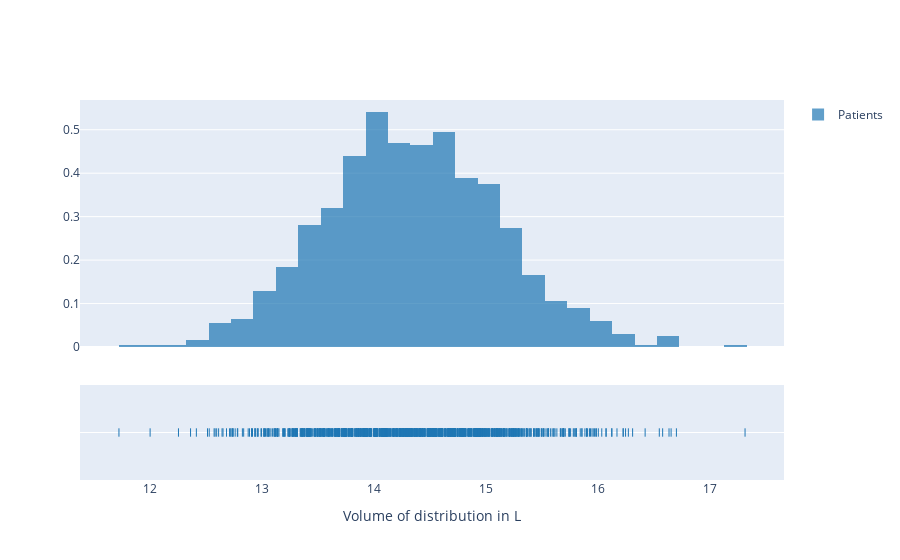
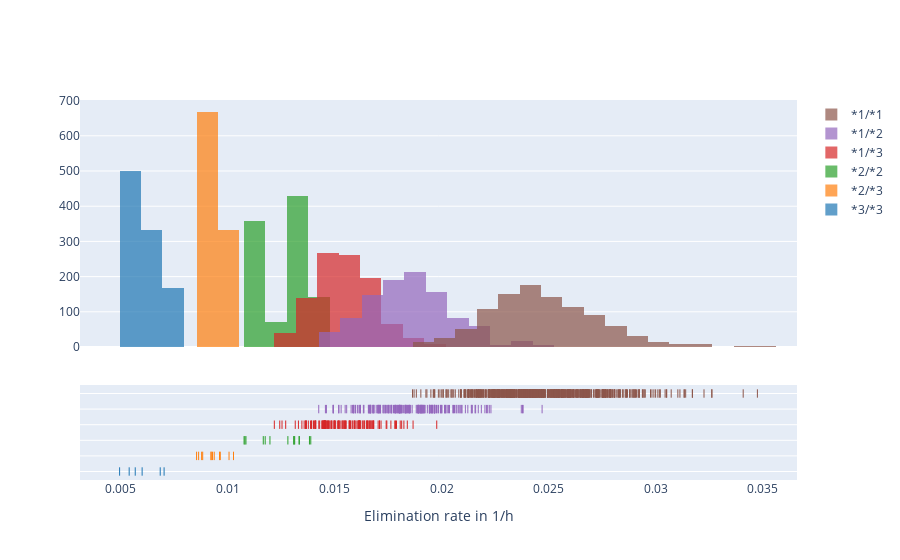
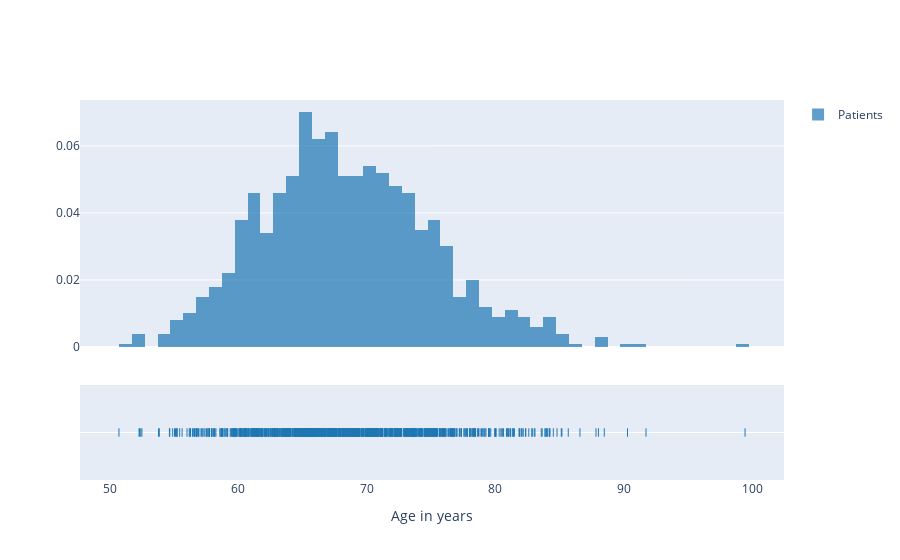
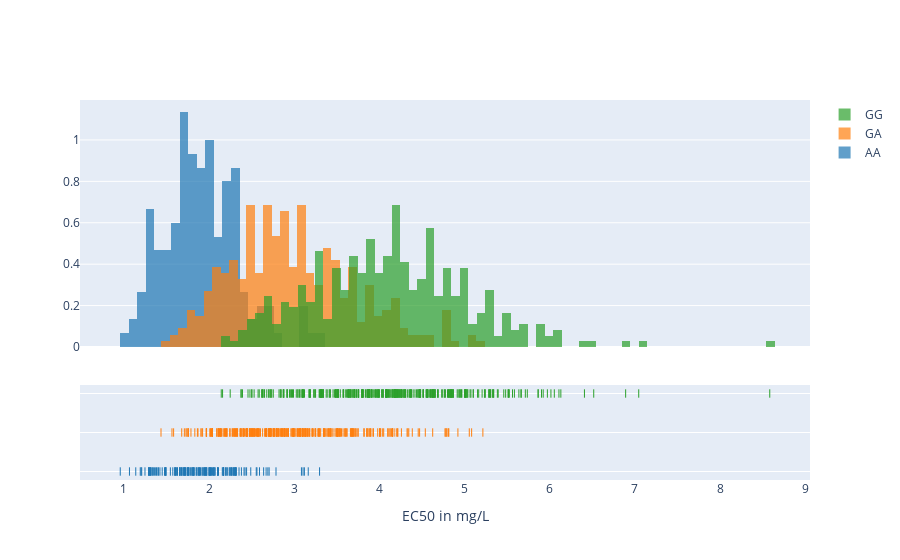

Notebook cell for these charts, in order:
### Markdown cell above
### Visualise demographic data

### Code cell
# Plot volume of distribution
fig = ff.create_distplot(
    [psi[:, 4]], ['Patients'], bin_size=.2, show_hist=True,
    show_curve=False)
fig.update_layout(xaxis_title='Volume of distribution in L')
fig.show()

# Plot clearance
n_1 = n_cyp2p9_33
n_2 = n_cyp2p9_33 + n_cyp2p9_23
n_3 = n_cyp2p9_33 + n_cyp2p9_23 + n_cyp2p9_22
n_4 = n_cyp2p9_33 + n_cyp2p9_23 + n_cyp2p9_22 + n_cyp2p9_13
n_5 = n_cyp2p9_33 + n_cyp2p9_23 + n_cyp2p9_22 + n_cyp2p9_13 + n_cyp2p9_12
fig = ff.create_distplot(
    [
        psi[:n_1, 0],
        psi[n_1:n_2, 0],
        psi[n_2:n_3, 0],
        psi[n_3:n_4, 0],
        psi[n_4:n_5, 0],
        psi[n_5:, 0]
    ],
    ['*3/*3', '*2/*3', '*2/*2', '*1/*3', '*1/*2', '*1/*1'], bin_size=.001,
    show_hist=True, show_curve=False)
fig.update_layout(xaxis_title='Elimination rate in 1/h')
fig.show()

# Plot age distribution
fig = ff.create_distplot(
    [covariates[:, 1]], ['Patients'], show_hist=True,
    show_curve=False)
fig.update_layout(xaxis_title='Age in years')
fig.show()

# Plot EC50
fig = ff.create_distplot(
    [
        psi[:n_vkorc1_AA, 1],
        psi[n_vkorc1_AA:n_vkorc1_GA, 1],
        psi[n_vkorc1_AA+n_vkorc1_GA:, 1]
    ],
    ['AA', 'GA', 'GG'], bin_size=.1, show_hist=True, show_curve=False)
fig.update_layout(xaxis_title='EC50 in mg/L')
fig.show()

### Figure 1 — Plotly figure (JSON) as saved in the notebook; plotly's stock layout.template omitted (floating-point values rounded to 4 significant figures; data arrays with more than 128 entries replaced by an {"elided": "..."} marker saying what was removed)
{"data": [{"autobinx": false, "histnorm": "probability density", "legendgroup": "Patients", "marker": {"color": "rgb(31, 119, 180)"}, "name": "Patients", "opacity": 0.7, "type": "histogram", "x": {"elided": "1000 float values"}, "xaxis": "x", "xbins": {"end": 17.31, "size": 0.2, "start": 11.72}, "yaxis": "y"}, {"legendgroup": "Patients", "marker": {"color": "rgb(31, 119, 180)", "symbol": "line-ns-open"}, "mode": "markers", "name": "Patients", "showlegend": false, "type": "scatter", "x": {"elided": "1000 float values"}, "xaxis": "x", "y": {"elided": "1000 str values"}, "yaxis": "y2"}], "layout": {"barmode": "overlay", "hovermode": "closest", "legend": {"traceorder": "reversed"}, "xaxis": {"anchor": "y2", "domain": [0, 1], "title": {"text": "Volume of distribution in L"}, "zeroline": false}, "yaxis": {"anchor": "free", "domain": [0.35, 1], "position": 0}, "yaxis2": {"anchor": "x", "domain": [0, 0.25], "dtick": 1, "showticklabels": false}}}

### Figure 2 — Plotly figure (JSON) as saved in the notebook; plotly's stock layout.template omitted (floating-point values rounded to 4 significant figures; data arrays with more than 128 entries replaced by an {"elided": "..."} marker saying what was removed)
{"data": [{"autobinx": false, "histnorm": "probability density", "legendgroup": "*3/*3", "marker": {"color": "rgb(31, 119, 180)"}, "name": "*3/*3", "opacity": 0.7, "type": "histogram", "x": [0.006008, 0.005403, 0.005686, 0.004956, 0.006854, 0.007035], "xaxis": "x", "xbins": {"end": 0.007035, "size": 0.001, "start": 0.004956}, "yaxis": "y"}, {"autobinx": false, "histnorm": "probability density", "legendgroup": "*2/*3", "marker": {"color": "rgb(255, 127, 14)"}, "name": "*2/*3", "opacity": 0.7, "type": "histogram", "x": [0.008838, 0.01028, 0.00966, 0.009297, 0.009625, 0.009376, 0.008788, 0.008551, 0.009223, 0.009237, 0.01007, 0.008647], "xaxis": "x", "xbins": {"end": 0.01028, "size": 0.001, "start": 0.008551}, "yaxis": "y"}, {"autobinx": false, "histnorm": "probability density", "legendgroup": "*2/*2", "marker": {"color": "rgb(44, 160, 44)"}, "name": "*2/*2", "opacity": 0.7, "type": "histogram", "x": [0.01335, 0.01176, 0.01282, 0.01314, 0.01334, 0.0131, 0.01167, 0.01389, 0.01383, 0.01081, 0.01086, 0.01077, 0.0131, 0.01198], "xaxis": "x", "xbins": {"end": 0.01389, "size": 0.001, "start": 0.01077}, "yaxis": "y"}, {"autobinx": false, "histnorm": "probability density", "legendgroup": "*1/*3", "marker": {"color": "rgb(214, 39, 40)"}, "name": "*1/*3", "opacity": 0.7, "type": "histogram", "x": [0.01638, 0.01683, 0.01629, 0.01633, 0.01545, 0.0155, 0.01316, 0.01485, 0.01568, 0.01807, 0.01364, 0.01411, 0.0144, 0.01681, 0.01513, 0.01763, 0.01347, 0.0171, 0.01651, 0.01377, 0.01539, 0.01813, 0.01493, 0.01676, 0.01867, 0.01648, 0.0154, 0.01272, 0.0161, 0.0152, 0.0153, 0.01475, 0.01653, 0.0143, 0.01392, 0.01218, 0.01682, 0.01473, 0.01784, 0.01609, 0.01504, 0.01703, 0.01592, 0.01407, 0.01443, 0.01824, 0.01657, 0.01671, 0.0162, 0.01486, 0.01617, 0.01545, 0.0145, 0.01466, 0.01463, 0.01522, 0.01639, 0.01519, 0.0171, 0.01458, 0.01582, 0.01444, 0.015, 0.01575, 0.01501, 0.01412, 0.01453, 0.0152, 0.01393, 0.01456, 0.01569, 0.01741, 0.01618, 0.01977, 0.01554, 0.01483, 0.0184, 0.01358, 0.01666, 0.01448, 0.01613, 0.01244, 0.01592, 0.01595, 0.01366, 0.01717, 0.01618, 0.01459, 0.01452, 0.01551, 0.01662, 0.01665, 0.01676, 0.01387, 0.01456, 0.0145, 0.01254, 0.01405, 0.01498, 0.0157, 0.01744, 0.01426, 0.01616, 0.01498, 0.01781, 0.01468, 0.016, 0.01401, 0.0145, 0.01536, 0.01411, 0.01573, 0.01366, 0.01655, 0.01368, 0.01789, 0.01585, 0.01612, 0.01331, 0.01453, 0.01472, 0.01457, 0.01619], "xaxis": "x", "xbins": {"end": 0.01977, "size": 0.001, "start": 0.01218}, "yaxis": "y"}, {"autobinx": false, "histnorm": "probability density", "legendgroup": "*1/*2", "marker": {"color": "rgb(148, 103, 189)"}, "name": "*1/*2", "opacity": 0.7, "type": "histogram", "x": {"elided": "184 float values"}, "xaxis": "x", "xbins": {"end": 0.02469, "size": 0.001, "start": 0.01426}, "yaxis": "y"}, {"autobinx": false, "histnorm": "probability density", "legendgroup": "*1/*1", "marker": {"color": "rgb(140, 86, 75)"}, "name": "*1/*1", "opacity": 0.7, "type": "histogram", "x": {"elided": "661 float values"}, "xaxis": "x", "xbins": {"end": 0.03475, "size": 0.001, "start": 0.01864}, "yaxis": "y"}, {"legendgroup": "*3/*3", "marker": {"color": "rgb(31, 119, 180)", "symbol": "line-ns-open"}, "mode": "markers", "name": "*3/*3", "showlegend": false, "type": "scatter", "x": [0.006008, 0.005403, 0.005686, 0.004956, 0.006854, 0.007035], "xaxis": "x", "y": ["*3/*3", "*3/*3", "*3/*3", "*3/*3", "*3/*3", "*3/*3"], "yaxis": "y2"}, {"legendgroup": "*2/*3", "marker": {"color": "rgb(255, 127, 14)", "symbol": "line-ns-open"}, "mode": "markers", "name": "*2/*3", "showlegend": false, "type": "scatter", "x": [0.008838, 0.01028, 0.00966, 0.009297, 0.009625, 0.009376, 0.008788, 0.008551, 0.009223, 0.009237, 0.01007, 0.008647], "xaxis": "x", "y": ["*2/*3", "*2/*3", "*2/*3", "*2/*3", "*2/*3", "*2/*3", "*2/*3", "*2/*3", "*2/*3", "*2/*3", "*2/*3", "*2/*3"], "yaxis": "y2"}, {"legendgroup": "*2/*2", "marker": {"color": "rgb(44, 160, 44)", "symbol": "line-ns-open"}, "mode": "markers", "name": "*2/*2", "showlegend": false, "type": "scatter", "x": [0.01335, 0.01176, 0.01282, 0.01314, 0.01334, 0.0131, 0.01167, 0.01389, 0.01383, 0.01081, 0.01086, 0.01077, 0.0131, 0.01198], "xaxis": "x", "y": ["*2/*2", "*2/*2", "*2/*2", "*2/*2", "*2/*2", "*2/*2", "*2/*2", "*2/*2", "*2/*2", "*2/*2", "*2/*2", "*2/*2", "*2/*2", "*2/*2"], "yaxis": "y2"}, {"legendgroup": "*1/*3", "marker": {"color": "rgb(214, 39, 40)", "symbol": "line-ns-open"}, "mode": "markers", "name": "*1/*3", "showlegend": false, "type": "scatter", "x": [0.01638, 0.01683, 0.01629, 0.01633, 0.01545, 0.0155, 0.01316, 0.01485, 0.01568, 0.01807, 0.01364, 0.01411, 0.0144, 0.01681, 0.01513, 0.01763, 0.01347, 0.0171, 0.01651, 0.01377, 0.01539, 0.01813, 0.01493, 0.01676, 0.01867, 0.01648, 0.0154, 0.01272, 0.0161, 0.0152, 0.0153, 0.01475, 0.01653, 0.0143, 0.01392, 0.01218, 0.01682, 0.01473, 0.01784, 0.01609, 0.01504, 0.01703, 0.01592, 0.01407, 0.01443, 0.01824, 0.01657, 0.01671, 0.0162, 0.01486, 0.01617, 0.01545, 0.0145, 0.01466, 0.01463, 0.01522, 0.01639, 0.01519, 0.0171, 0.01458, 0.01582, 0.01444, 0.015, 0.01575, 0.01501, 0.01412, 0.01453, 0.0152, 0.01393, 0.01456, 0.01569, 0.01741, 0.01618, 0.01977, 0.01554, 0.01483, 0.0184, 0.01358, 0.01666, 0.01448, 0.01613, 0.01244, 0.01592, 0.01595, 0.01366, 0.01717, 0.01618, 0.01459, 0.01452, 0.01551, 0.01662, 0.01665, 0.01676, 0.01387, 0.01456, 0.0145, 0.01254, 0.01405, 0.01498, 0.0157, 0.01744, 0.01426, 0.01616, 0.01498, 0.01781, 0.01468, 0.016, 0.01401, 0.0145, 0.01536, 0.01411, 0.01573, 0.01366, 0.01655, 0.01368, 0.01789, 0.01585, 0.01612, 0.01331, 0.01453, 0.01472, 0.01457, 0.01619], "xaxis": "x", "y": ["*1/*3", "*1/*3", "*1/*3", "*1/*3", "*1/*3", "*1/*3", "*1/*3", "*1/*3", "*1/*3", "*1/*3", "*1/*3", "*1/*3", "*1/*3", "*1/*3", "*1/*3", "*1/*3", "*1/*3", "*1/*3", "*1/*3", "*1/*3", "*1/*3", "*1/*3", "*1/*3", "*1/*3", "*1/*3", "*1/*3", "*1/*3", "*1/*3", "*1/*3", "*1/*3", "*1/*3", "*1/*3", "*1/*3", "*1/*3", "*1/*3", "*1/*3", "*1/*3", "*1/*3", "*1/*3", "*1/*3", "*1/*3", "*1/*3", "*1/*3", "*1/*3", "*1/*3", "*1/*3", "*1/*3", "*1/*3", "*1/*3", "*1/*3", "*1/*3", "*1/*3", "*1/*3", "*1/*3", "*1/*3", "*1/*3", "*1/*3", "*1/*3", "*1/*3", "*1/*3", "*1/*3", "*1/*3", "*1/*3", "*1/*3", "*1/*3", "*1/*3", "*1/*3", "*1/*3", "*1/*3", "*1/*3", "*1/*3", "*1/*3", "*1/*3", "*1/*3", "*1/*3", "*1/*3", "*1/*3", "*1/*3", "*1/*3", "*1/*3", "*1/*3", "*1/*3", "*1/*3", "*1/*3", "*1/*3", "*1/*3", "*1/*3", "*1/*3", "*1/*3", "*1/*3", "*1/*3", "*1/*3", "*1/*3", "*1/*3", "*1/*3", "*1/*3", "*1/*3", "*1/*3", "*1/*3", "*1/*3", "*1/*3", "*1/*3", "*1/*3", "*1/*3", "*1/*3", "*1/*3", "*1/*3", "*1/*3", "*1/*3", "*1/*3", "*1/*3", "*1/*3", "*1/*3", "*1/*3", "*1/*3", "*1/*3", "*1/*3", "*1/*3", "*1/*3", "*1/*3", "*1/*3", "*1/*3", "*1/*3"], "yaxis": "y2"}, {"legendgroup": "*1/*2", "marker": {"color": "rgb(148, 103, 189)", "symbol": "line-ns-open"}, "mode": "markers", "name": "*1/*2", "showlegend": false, "type": "scatter", "x": {"elided": "184 float values"}, "xaxis": "x", "y": {"elided": "184 str values"}, "yaxis": "y2"}, {"legendgroup": "*1/*1", "marker": {"color": "rgb(140, 86, 75)", "symbol": "line-ns-open"}, "mode": "markers", "name": "*1/*1", "showlegend": false, "type": "scatter", "x": {"elided": "661 float values"}, "xaxis": "x", "y": {"elided": "661 str values"}, "yaxis": "y2"}], "layout": {"barmode": "overlay", "hovermode": "closest", "legend": {"traceorder": "reversed"}, "xaxis": {"anchor": "y2", "domain": [0, 1], "title": {"text": "Elimination rate in 1/h"}, "zeroline": false}, "yaxis": {"anchor": "free", "domain": [0.35, 1], "position": 0}, "yaxis2": {"anchor": "x", "domain": [0, 0.25], "dtick": 1, "showticklabels": false}}}

### Figure 3 — Plotly figure (JSON) as saved in the notebook; plotly's stock layout.template omitted (floating-point values rounded to 4 significant figures; data arrays with more than 128 entries replaced by an {"elided": "..."} marker saying what was removed)
{"data": [{"autobinx": false, "histnorm": "probability density", "legendgroup": "Patients", "marker": {"color": "rgb(31, 119, 180)"}, "name": "Patients", "opacity": 0.7, "type": "histogram", "x": {"elided": "1000 float values"}, "xaxis": "x", "xbins": {"end": 99.42, "size": 1, "start": 50.72}, "yaxis": "y"}, {"legendgroup": "Patients", "marker": {"color": "rgb(31, 119, 180)", "symbol": "line-ns-open"}, "mode": "markers", "name": "Patients", "showlegend": false, "type": "scatter", "x": {"elided": "1000 float values"}, "xaxis": "x", "y": {"elided": "1000 str values"}, "yaxis": "y2"}], "layout": {"barmode": "overlay", "hovermode": "closest", "legend": {"traceorder": "reversed"}, "xaxis": {"anchor": "y2", "domain": [0, 1], "title": {"text": "Age in years"}, "zeroline": false}, "yaxis": {"anchor": "free", "domain": [0.35, 1], "position": 0}, "yaxis2": {"anchor": "x", "domain": [0, 0.25], "dtick": 1, "showticklabels": false}}}

### Figure 4 — Plotly figure (JSON) as saved in the notebook; plotly's stock layout.template omitted (floating-point values rounded to 4 significant figures; data arrays with more than 128 entries replaced by an {"elided": "..."} marker saying what was removed)
{"data": [{"autobinx": false, "histnorm": "probability density", "legendgroup": "AA", "marker": {"color": "rgb(31, 119, 180)"}, "name": "AA", "opacity": 0.7, "type": "histogram", "x": {"elided": "150 float values"}, "xaxis": "x", "xbins": {"end": 3.297, "size": 0.1, "start": 0.9575}, "yaxis": "y"}, {"autobinx": false, "histnorm": "probability density", "legendgroup": "GA", "marker": {"color": "rgb(255, 127, 14)"}, "name": "GA", "opacity": 0.7, "type": "histogram", "x": {"elided": "335 float values"}, "xaxis": "x", "xbins": {"end": 5.215, "size": 0.1, "start": 1.436}, "yaxis": "y"}, {"autobinx": false, "histnorm": "probability density", "legendgroup": "GG", "marker": {"color": "rgb(44, 160, 44)"}, "name": "GG", "opacity": 0.7, "type": "histogram", "x": {"elided": "365 float values"}, "xaxis": "x", "xbins": {"end": 8.582, "size": 0.1, "start": 2.143}, "yaxis": "y"}, {"legendgroup": "AA", "marker": {"color": "rgb(31, 119, 180)", "symbol": "line-ns-open"}, "mode": "markers", "name": "AA", "showlegend": false, "type": "scatter", "x": {"elided": "150 float values"}, "xaxis": "x", "y": {"elided": "150 str values"}, "yaxis": "y2"}, {"legendgroup": "GA", "marker": {"color": "rgb(255, 127, 14)", "symbol": "line-ns-open"}, "mode": "markers", "name": "GA", "showlegend": false, "type": "scatter", "x": {"elided": "335 float values"}, "xaxis": "x", "y": {"elided": "335 str values"}, "yaxis": "y2"}, {"legendgroup": "GG", "marker": {"color": "rgb(44, 160, 44)", "symbol": "line-ns-open"}, "mode": "markers", "name": "GG", "showlegend": false, "type": "scatter", "x": {"elided": "365 float values"}, "xaxis": "x", "y": {"elided": "365 str values"}, "yaxis": "y2"}], "layout": {"barmode": "overlay", "hovermode": "closest", "legend": {"traceorder": "reversed"}, "xaxis": {"anchor": "y2", "domain": [0, 1], "title": {"text": "EC50 in mg/L"}, "zeroline": false}, "yaxis": {"anchor": "free", "domain": [0.35, 1], "position": 0}, "yaxis2": {"anchor": "x", "domain": [0, 0.25], "dtick": 1, "showticklabels": false}}}
